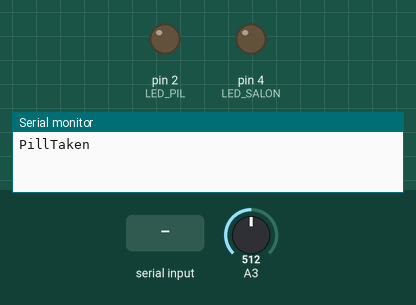
Simulated run of this sketch. Board: Arduino Uno, built with avr-gcc and run on an emulated ATmega328P. On the bench: output pins drawn as LEDs (lit = HIGH), the last lines printed to the serial monitor. Dashed ring = blinking. The test bench sets the inputs (shaded band); at power-on: A3 = 512.

Above: at 1.2 s.
1.3 s: "CPIL" received over Serial
At 2.6 s:
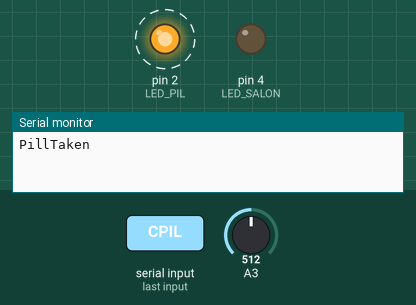
5.5 s: "CSALON" received over Serial
At 6.8 s:
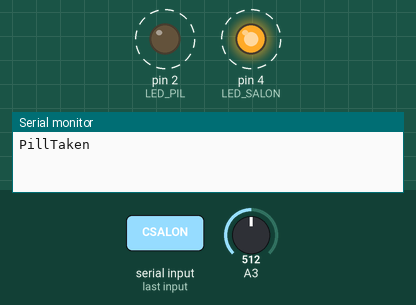
9.7 s: A3 set to 0
13.2 s: "STOP" received over Serial
At 14.0 s:
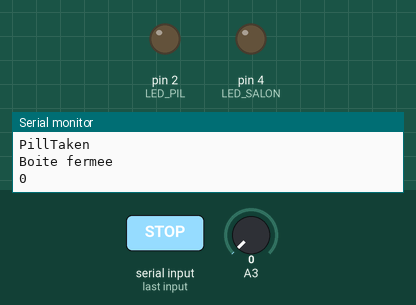
Timing chart, 0 to 15.7 s (numbered marks = the images above; inputs shaded):
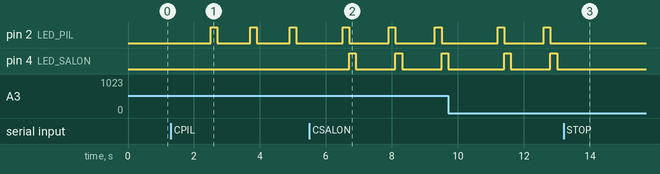

The sketch:

pilulier_captors.ino
```cpp
const int LED_PIL = 2;
const int LED_SALON = 4;
const int consoleOutput = 9600;

/* --------------- Capteur de contact --------------- */
/* Accrocher le détecteur au port analogique A0 */
const int contact_sensor = 3; //A3
boolean box_open = false;

/* Variables globales */
char command[500];
int s_clignote_pil = 0;
int s_clignote_salon = 0;


/* Initialize console output */
void initOutput() {
  Serial.begin(consoleOutput);
}

/* Initialize pins states */
void initPins() {
  pinMode(LED_PIL, OUTPUT);
  pinMode(LED_SALON, OUTPUT);
  pinMode(contact_sensor, INPUT);
}

/* Code Initialized Once */
void setup()
{
  initPins();
  initOutput();
}

void loop(){ // debut de la fonction loop()
  /*LED pour le warning */
  if (s_clignote_pil == 1)
    clignote(LED_PIL);
  if (s_clignote_salon == 1)
    clignote(LED_SALON);
  if (Serial.readBytes(command, 10) == 0) {
    *command = NULL;
  } else {
    char *p = command;
    char *str;
    //Découpage des commandes
    while ((str = strtok_r(p, ";", &p)) != NULL) {
      //actions
      if (strstr(str, "CPIL") > 0) {
        s_clignote_pil = 1;
      }
      if (strstr(str, "CSALON") > 0) {
        s_clignote_salon = 1;
      }
      if (strstr(str, "STOP") > 0) {
        s_clignote_pil = 0;
        s_clignote_salon = 0;
      }
    }
  }

  /* Capteur de contact sur la pillbox pour détecter prise de médicaments */
  if(box_open && analogRead(A3) == 0) {
    /* Boite fermée */
    box_open = false;
    Serial.println("Boite fermee");
    Serial.println(analogRead(A3));
    delay(500);
  }
  else if(!box_open && analogRead(A3) != 0) {
    /* Boite ouverte */
    box_open = true;
    Serial.println("PillTaken");
    //Serial.println(analogRead(A3));
    delay(500);
  }
}

void clignote(int led) {
  //Serial.print(led);
  //Serial.println(" clignote");
  digitalWrite(led,HIGH); // met la broche au niveau haut (5V) – allume la LED_PIL
  delay(200); // pause de 500 millisecondes (ms)
  digitalWrite(led,LOW); // met la broche au niveau bas (0V) – éteint la LED_PIL
  //delay(200); // pause de 500ms
}
```

Measured:
- after the input at 1.3 s, pin 2 (LED_PIL): alternates HIGH for 0.20 s and LOW for 1.0 s, starting after 1.2 s
- after the input at 5.5 s, pin 4 (LED_SALON): alternates HIGH for 0.20 s and LOW for 1.2 s, starting after 1.2 s
- after the input at 13.2 s, pin 2 (LED_PIL): stops changing and stays LOW; pin 4 (LED_SALON): stays LOW (without the input it goes to HIGH after 1.0 s)
